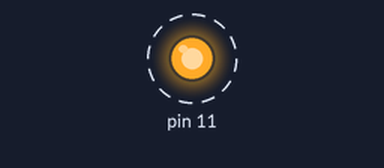
Recording of a program running on a simulated Raspberry Pi (header pin numbers). Shown: output pins drawn as LEDs (lit = HIGH). Dashed ring = blinking. What the program prints to the terminal is not drawn.

Above: at 0.2 s.
Timing chart, 0 to 3.0 s (numbered marks = the images above):
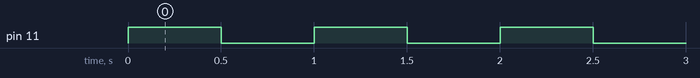

Measured:
- by itself, pin 11: alternates HIGH for 0.50 s and LOW for 0.50 s

The program:

led.py
```python
# blinking an Led
import RPi.GPIO as GPIO
import time

while True:
	GPIO.setmode(GPIO.BOARD)  # use the pin number on board
	GPIO.setup(11,GPIO.OUT) # pin11 will send signal to led
	GPIO.output(11,GPIO.HIGH)  # send high signal to led through pin11
	print("led off...")
	time.sleep(0.5)
	GPIO.output(11,GPIO.LOW)    #send low signal to led through pin11
	print("led on...")
	time.sleep(0.5)
	GPIO.cleanup()
```
